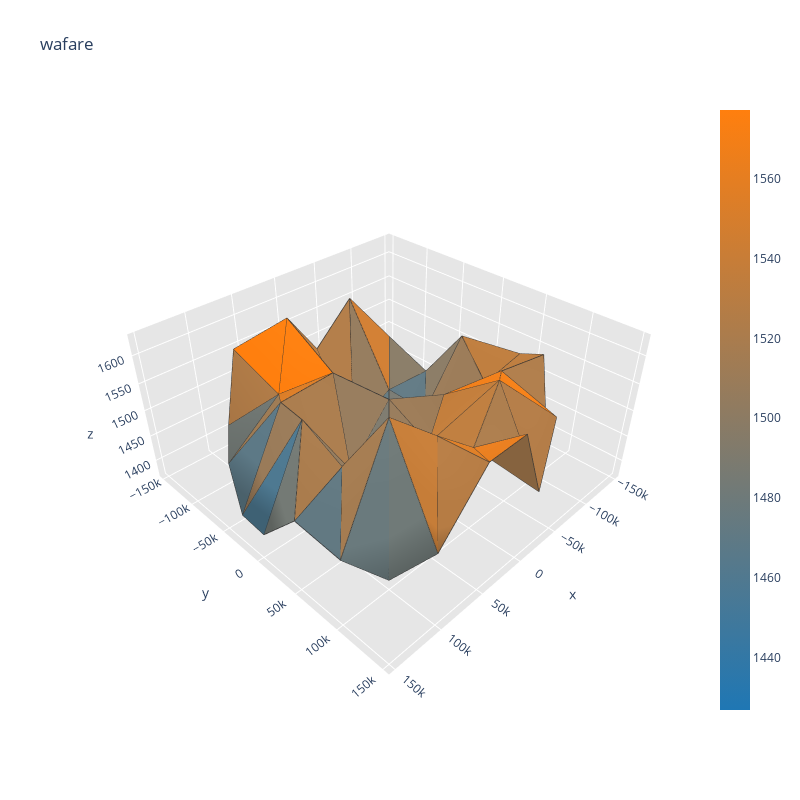

This figure's notebook cell:
### Code cell
latent_points, labels, _ = generate_latent_points(latent_dim, 1)
pp = create_process_vector(YS[0])
print(pp)
X_test = generator_model.predict([latent_points, pp])

X_test = thickness_extraction(X_test[0])

visualize(X_test)

### Figure 1 — Plotly figure (JSON) as saved in the notebook; plotly's stock layout.template omitted (floating-point values rounded to 4 significant figures; data arrays with more than 128 entries replaced by an {"elided": "..."} marker saying what was removed)
{"data": [{"facecolor": ["rgb(134, 123, 104)", "rgb(122, 122, 113)", "rgb(116, 122, 117)", "rgb(112, 122, 120)", "rgb(78, 121, 145)", "rgb(184, 124, 67)", "rgb(171, 124, 77)", "rgb(124, 122, 111)", "rgb(156, 123, 87)", "rgb(170, 124, 77)", "rgb(254, 127, 15)", "rgb(240, 126, 25)", "rgb(194, 125, 59)", "rgb(155, 123, 88)", "rgb(154, 123, 89)", "rgb(220, 126, 40)", "rgb(190, 125, 62)", "rgb(195, 125, 58)", "rgb(136, 123, 102)", "rgb(207, 125, 50)", "rgb(151, 123, 91)", "rgb(212, 125, 46)", "rgb(238, 126, 27)", "rgb(174, 124, 74)", "rgb(183, 124, 67)", "rgb(198, 125, 56)", "rgb(177, 124, 72)", "rgb(148, 123, 93)", "rgb(145, 123, 96)", "rgb(101, 122, 128)", "rgb(31, 119, 180)", "rgb(84, 121, 141)", "rgb(82, 121, 142)", "rgb(104, 122, 126)", "rgb(185, 124, 66)", "rgb(112, 122, 120)", "rgb(170, 124, 77)", "rgb(170, 124, 77)", "rgb(147, 123, 94)", "rgb(122, 122, 112)", "rgb(150, 123, 92)", "rgb(125, 122, 110)", "rgb(200, 125, 55)", "rgb(255, 127, 14)", "rgb(177, 124, 72)", "rgb(93, 121, 134)", "rgb(159, 124, 85)", "rgb(115, 122, 118)", "rgb(155, 123, 88)", "rgb(138, 123, 101)", "rgb(138, 123, 101)", "rgb(97, 121, 131)", "rgb(144, 123, 96)", "rgb(121, 122, 114)", "rgb(179, 124, 71)", "rgb(243, 127, 23)", "rgb(161, 124, 84)", "rgb(189, 125, 63)", "rgb(212, 125, 46)", "rgb(174, 124, 74)", "rgb(190, 125, 62)", "rgb(175, 124, 73)", "rgb(167, 124, 79)", "rgb(171, 124, 76)", "rgb(233, 126, 31)", "rgb(222, 126, 38)", "rgb(98, 121, 130)", "rgb(165, 124, 81)", "rgb(106, 122, 125)", "rgb(182, 124, 68)", "rgb(198, 125, 56)", "rgb(112, 122, 120)"], "i": [38, 32, 44, 17, 22, 18, 13, 14, 2, 19, 6, 3, 10, 16, 21, 21, 12, 12, 4, 16, 8, 8, 24, 8, 18, 6, 5, 5, 5, 4, 33, 14, 33, 16, 35, 34, 7, 21, 19, 8, 6, 7, 39, 18, 39, 21, 41, 40, 0, 12, 14, 4, 3, 0, 27, 10, 27, 12, 29, 28, 9, 24, 26, 10, 9, 9, 45, 19, 45, 24, 47, 46], "j": [17, 13, 22, 36, 42, 17, 30, 13, 3, 22, 18, 10, 3, 36, 42, 6, 30, 3, 14, 4, 2, 19, 8, 24, 5, 5, 16, 4, 6, 5, 14, 33, 34, 35, 16, 35, 21, 7, 7, 7, 7, 8, 18, 39, 40, 41, 21, 41, 12, 0, 0, 0, 0, 4, 10, 27, 28, 29, 12, 29, 10, 9, 9, 9, 48, 24, 19, 45, 46, 47, 24, 47], "k": [37, 31, 43, 37, 43, 38, 31, 32, 1, 44, 20, 11, 2, 17, 22, 20, 13, 11, 15, 15, 1, 23, 23, 2, 17, 18, 17, 16, 1, 1, 32, 15, 15, 36, 15, 15, 22, 6, 22, 19, 1, 1, 38, 20, 20, 42, 20, 20, 13, 3, 13, 14, 1, 1, 26, 11, 11, 30, 11, 11, 2, 2, 25, 26, 25, 48, 44, 23, 23, 48, 23, 23], "name": "", "type": "mesh3d", "x": [-49000, 0, 3e-12, -34650.0, -34650.0, -9.001e-12, 34650.0, 49000, 34650.0, 6.001e-12, -37503, -69300.0, -90540.0, -98000, -90540.0, -69300.0, -37503, -1.8e-11, 37503, 90540.0, 69300.0, 90540.0, 98000, 69300.0, 37503, 9.001e-12, -38050.0, -73500, -103945, -127306, -141991, -147000, -141991, -127306, -103945, -73500, -38050.0, -2.7e-11, 38050.0, 73500, 103945, 127306, 141991, 147000, 141991, 127306, 103945, 73500, 38050.0], "y": [6.001e-12, 0, 49000, 34650.0, -34650.0, -49000, -34650.0, -1.2e-11, 34650.0, 98000, 90540.0, 69300.0, 37503, 1.2e-11, -37503, -69300.0, -90540.0, -98000, -90540.0, 37503, -69300.0, -37503, -2.4e-11, 69300.0, 90540.0, 147000, 141991, 127306, 103945, 73500, 38050.0, 1.8e-11, -38050.0, -73500, -103945, -127306, -141991, -147000, -141991, -127306, -103945, -73500, -38050.0, -3.6e-11, 38050.0, 73500, 103945, 127306, 141991], "z": [1457.0, 1521.0, 1481.0, 1530.0, 1483.0, 1418.0, 1570.0, 1430.0, 1519.0, 1520.0, 1599.0, 1573.0, 1509.0, 1565.0, 1474.0, 1536.0, 1616.0, 1541.0, 1628.0, 1516.0, 1531.0, 1561.0, 1570.0, 1609.0, 1569.0, 1590.0, 1444.0, 1535.0, 1434.0, 1562.0, 1527.0, 1469.0, 1429.0, 1378.0, 1469.0, 1438.0, 1374.0, 1528.0, 1419.0, 1572.0, 1471.0, 1447.0, 1397.0, 1409.0, 1474.0, 1426.0, 1396.0, 1439.0, 1576.0]}, {"line": {"color": "rgb(50, 50, 50)", "width": 1.5}, "mode": "lines", "showlegend": false, "type": "scatter3d", "x": {"elided": "360 float values"}, "y": {"elided": "360 float values"}, "z": {"elided": "360 float values"}}, {"hoverinfo": "none", "marker": {"color": [1427.0, 1577.0], "colorscale": [[0, "rgb(31, 119, 180)"], [1, "rgb(255, 127, 14)"]], "showscale": true, "size": 0.1}, "mode": "markers", "showlegend": false, "type": "scatter3d", "x": [-49000], "y": [6.001e-12], "z": [1457.0]}], "layout": {"height": 800, "scene": {"aspectratio": {"x": 1, "y": 1, "z": 0.5}, "xaxis": {"backgroundcolor": "rgb(230, 230, 230)", "gridcolor": "rgb(255, 255, 255)", "showbackground": true, "zerolinecolor": "rgb(255, 255, 255)"}, "yaxis": {"backgroundcolor": "rgb(230, 230, 230)", "gridcolor": "rgb(255, 255, 255)", "showbackground": true, "zerolinecolor": "rgb(255, 255, 255)"}, "zaxis": {"backgroundcolor": "rgb(230, 230, 230)", "gridcolor": "rgb(255, 255, 255)", "showbackground": true, "zerolinecolor": "rgb(255, 255, 255)"}}, "title": {"text": "wafare"}, "width": 800}}
